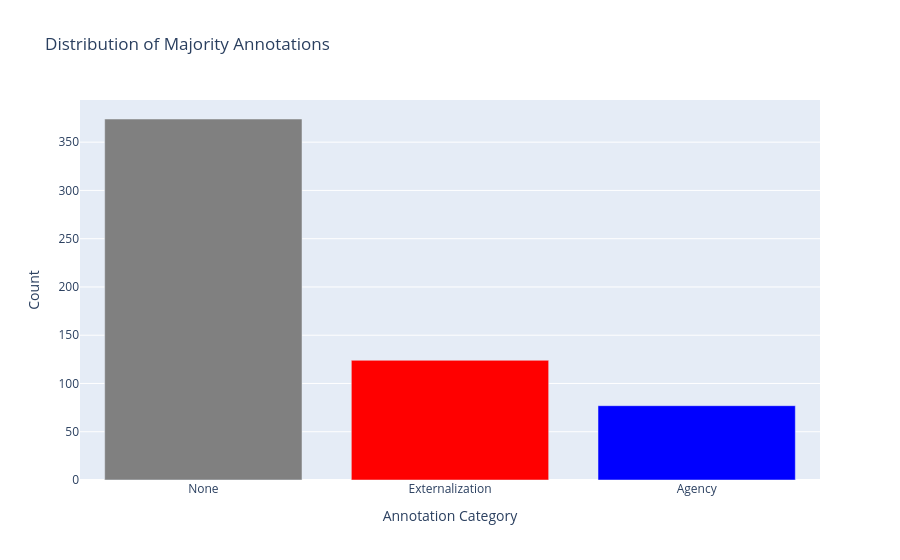

The notebook cell this image was saved under:
### Code cell
# Count annotations
annotation_counts = (
    majority_df["label"]
    .value_counts()
    .reindex(
        ["none", "externalization", "agency"],
        fill_value=0
    )
)

colors = {
    "none": "grey",
    "externalization": "red",
    "agency": "blue"
}

fig = go.Figure()

fig.add_trace(go.Bar(
    x=["None", "Externalization", "Agency"],
    y=annotation_counts.values,
    marker_color=[
        colors["none"],
        
        colors["externalization"],
        colors["agency"]
    ]
))

fig.update_layout(
    title="Distribution of Majority Annotations",
    xaxis_title="Annotation Category",
    yaxis_title="Count"
)

fig.show()

### Figure 1 — Plotly figure (JSON) as saved in the notebook; plotly's stock layout.template omitted (floating-point values rounded to 4 significant figures)
{"data": [{"marker": {"color": ["grey", "red", "blue"]}, "type": "bar", "x": ["None", "Externalization", "Agency"], "y": [374, 124, 77]}], "layout": {"title": {"text": "Distribution of Majority Annotations"}, "xaxis": {"title": {"text": "Annotation Category"}}, "yaxis": {"title": {"text": "Count"}}}}
